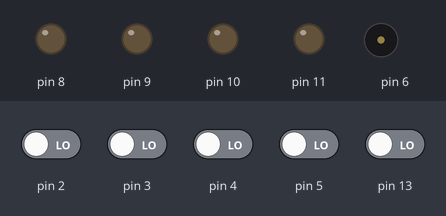
Bench run of a sketch on a simulated Arduino Uno, built with avr-gcc and run on an emulated ATmega328P. Parts: output pins drawn as LEDs (lit = HIGH), buzzer (waves = sounding). Inputs (shaded band) come from the test bench; at power-on: pin 2–5, pin 13 LOW.

Above: at 1.2 s.
1.3 s: pin 2 driven HIGH
At 1.9 s:
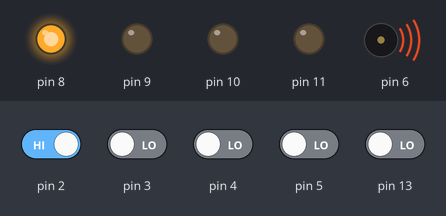
2.8 s: pin 2 driven LOW
At 3.4 s:
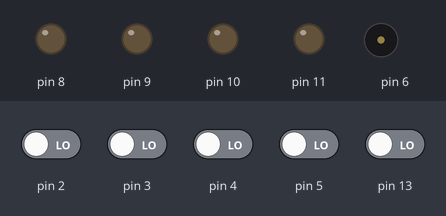
4.3 s: pin 3 driven HIGH
At 5.4 s:
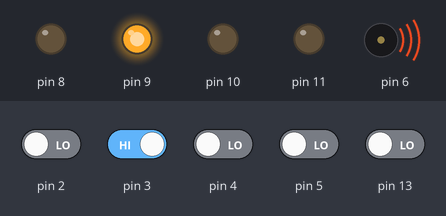
5.8 s: pin 3 driven LOW
At 6.8 s:
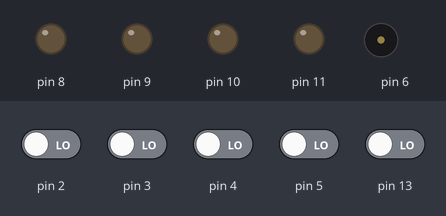
7.3 s: pin 4 driven HIGH
At 7.7 s:
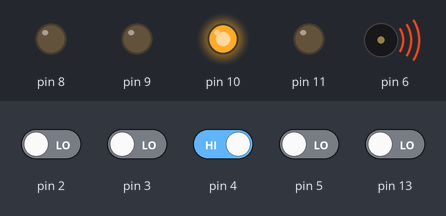
8.8 s: pin 4 driven LOW
At 9.1 s:
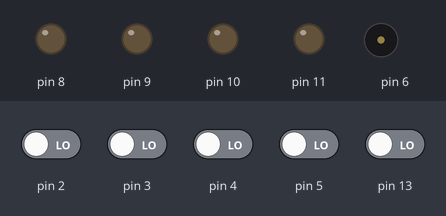
Timing chart, 0 to 11.3 s (numbered marks = the images above; inputs shaded):
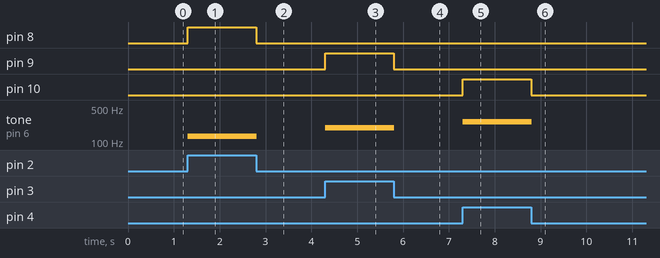

Measured:
- after the input at 1.3 s, pin 8: LOW → HIGH at once; tone on pin 6: silent → 131 Hz at once
- after the input at 2.8 s, pin 8: HIGH → LOW at once; tone on pin 6: 131 Hz → silent at once
- after the input at 4.3 s, pin 9: LOW → HIGH at once; tone on pin 6: silent → 196 Hz at once
- after the input at 5.8 s, pin 9: HIGH → LOW at once; tone on pin 6: 196 Hz → silent at once
- after the input at 7.3 s, pin 10: LOW → HIGH at once; tone on pin 6: silent → 262 Hz at once
- after the input at 8.8 s, pin 10: HIGH → LOW at once; tone on pin 6: 262 Hz → silent at once

The sketch:

arduino-keyboard.ino
```cpp
#include "pitches.h"

/*
 *   This code is written to operate an arduino UNO
 *   board, which operates as a 'keyboard', playing tones
 *   via a connected buzzer/illuminating LED's in response to
 *   button-pushes, then plays back the user-entered sequence of
 *   notes (including pauses/note lengths) upon pressing a 'replay'
 *   button.
 *
 *   This code has been adapted from the arduino project detailed
 *   at the following URL:
 *
 *   https://www.arduino.cc/en/Tutorial/toneKeyboard
 *
 *   Updated code by Derek Avery
 *   2019/02/25
 */
int songNotes[100]; // int array to hold notes played by user
long songLengths[100]; // int array to hold duration of notes played by user
int numNotes; // number of notes currently being stored

long noteStart; // start time of note
long pauseStart; // start time of pause

// notes to play, corresponding to the 4 buttons used
int notes[] = {
  NOTE_C3, NOTE_G3, NOTE_C4, NOTE_G4
};

void setup() {
  Serial.begin(9600);
  pinMode(2, INPUT);
  pinMode(3, INPUT);
  pinMode(4, INPUT);
  pinMode(5, INPUT);
  pinMode(13, INPUT);

  pinMode(8, OUTPUT);
  pinMode(9, OUTPUT);
  pinMode(10, OUTPUT);
  pinMode(11, OUTPUT);

  songNotes[0] = -1;
  pauseStart = millis();
  numNotes = 1;
}

/*
 *  Plays a musical note and illuminates the
 *  corresponding LED for the specified duration.
 *  If no key was pressed, pause without sound.
 */
void playNote(int note, int duration) {
  if(note != -1) {
    digitalWrite(note+8, HIGH);
    tone(6, notes[note], duration);
    delay(duration);
    digitalWrite(note+8, LOW);
  } else {
    delay(duration);
  }
}

void loop() {
  for (int input = 0; input < 4; input++) {
    // read input from current digital input
    int curInput = digitalRead(input+2);

    // if the current input reads high (i.e. button is pressed)
    if (curInput == HIGH) {

      // store the duration of the previous pause
      long curTime = millis();
      songLengths[numNotes] = curTime-pauseStart;
      songNotes[numNotes] = -1;
      numNotes++;

      // play the note/illuminate its corresponding LED
      noteStart = millis();
      digitalWrite(input+8, HIGH);

      // play the note while the button is still being pushed
      while(curInput == HIGH) {
        tone(6, notes[input], 10);
        curInput = digitalRead(input+2);
      }

      // store the note and its duration; re-start pause timer and turn off LED
      curTime = millis();
      songLengths[numNotes] = curTime-noteStart;
      pauseStart = curTime;
      songNotes[numNotes] = input;
      numNotes++;

      digitalWrite(input+8, LOW);
    }

  }

//  // if 'reset' button is actuated, reset numNotes to 1
//  if(analogRead(0) > threshold) {
//    numNotes = 1;
//    pauseStart = millis();
//  }

  // if 'replay' button is actuated, play stored notes
  if(digitalRead(13) == HIGH) {
    for(int i = 0; i < numNotes; i++) {
      playNote(songNotes[i], songLengths[i]);
    }
  }
}
```

pitches.h
```cpp
/*  Original header file obtained from the following URL:
 *  https://www.arduino.cc/en/Tutorial/toneKeyboard
 */
/*************************************************
 * Public Constants for tone() function
 *************************************************/

#define NOTE_B0  31
#define NOTE_C1  33
#define NOTE_CS1 35
#define NOTE_D1  37
#define NOTE_DS1 39
#define NOTE_E1  41
#define NOTE_F1  44
#define NOTE_FS1 46
#define NOTE_G1  49
#define NOTE_GS1 52
#define NOTE_A1  55
#define NOTE_AS1 58
#define NOTE_B1  62
#define NOTE_C2  65
#define NOTE_CS2 69
#define NOTE_D2  73
#define NOTE_DS2 78
#define NOTE_E2  82
#define NOTE_F2  87
#define NOTE_FS2 93
#define NOTE_G2  98
#define NOTE_GS2 104
#define NOTE_A2  110
#define NOTE_AS2 117
#define NOTE_B2  123
#define NOTE_C3  131
#define NOTE_CS3 139
#define NOTE_D3  147
#define NOTE_DS3 156
#define NOTE_E3  165
#define NOTE_F3  175
#define NOTE_FS3 185
#define NOTE_G3  196
#define NOTE_GS3 208
#define NOTE_A3  220
#define NOTE_AS3 233
#define NOTE_B3  247
#define NOTE_C4  262
#define NOTE_CS4 277
#define NOTE_D4  294
#define NOTE_DS4 311
#define NOTE_E4  330
#define NOTE_F4  349
#define NOTE_FS4 370
#define NOTE_G4  392
#define NOTE_GS4 415
#define NOTE_A4  440
#define NOTE_AS4 466
#define NOTE_B4  494
#define NOTE_C5  523
#define NOTE_CS5 554
#define NOTE_D5  587
#define NOTE_DS5 622
#define NOTE_E5  659
#define NOTE_F5  698
#define NOTE_FS5 740
#define NOTE_G5  784
#define NOTE_GS5 831
#define NOTE_A5  880
#define NOTE_AS5 932
#define NOTE_B5  988
#define NOTE_C6  1047
#define NOTE_CS6 1109
#define NOTE_D6  1175
#define NOTE_DS6 1245
#define NOTE_E6  1319
#define NOTE_F6  1397
#define NOTE_FS6 1480
#define NOTE_G6  1568
#define NOTE_GS6 1661
#define NOTE_A6  1760
#define NOTE_AS6 1865
#define NOTE_B6  1976
#define NOTE_C7  2093
#define NOTE_CS7 2217
#define NOTE_D7  2349
#define NOTE_DS7 2489
#define NOTE_E7  2637
#define NOTE_F7  2794
#define NOTE_FS7 2960
#define NOTE_G7  3136
#define NOTE_GS7 3322
#define NOTE_A7  3520
#define NOTE_AS7 3729
#define NOTE_B7  3951
#define NOTE_C8  4186
#define NOTE_CS8 4435
#define NOTE_D8  4699
#define NOTE_DS8 4978
```
